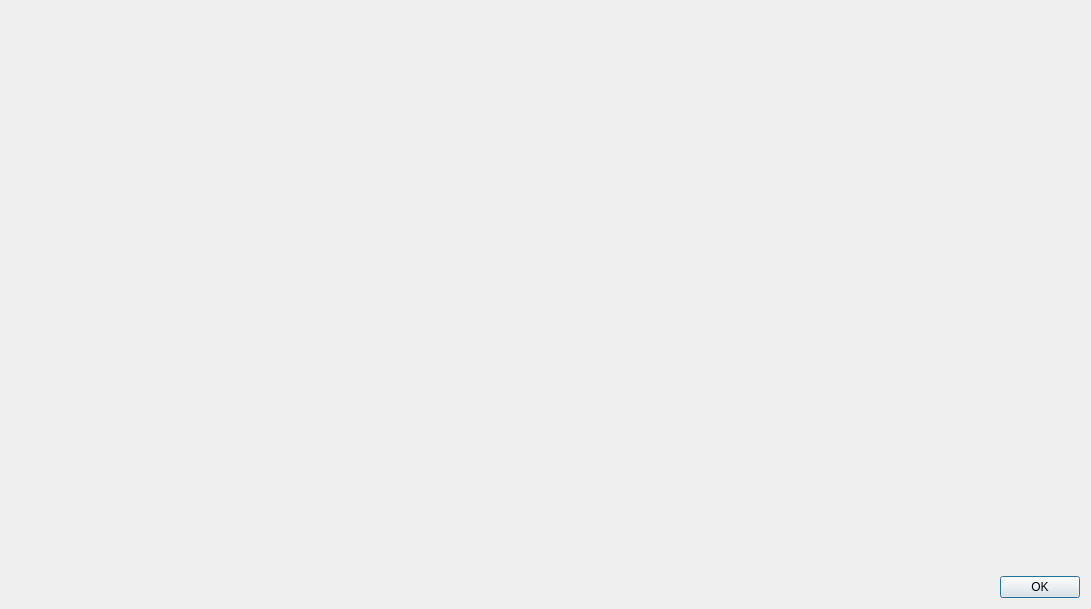
<?xml version="1.0" encoding="UTF-8"?>
<ui version="4.0">
 <class>GeoContextHelpDialogBase</class>
 <widget class="QDialog" name="GeoContextHelpDialogBase">
  <property name="geometry">
   <rect>
    <x>0</x>
    <y>0</y>
    <width>1091</width>
    <height>609</height>
   </rect>
  </property>
  <property name="windowTitle">
   <string>GeoContext - Documentation</string>
  </property>
  <layout class="QGridLayout" name="gridLayout">
   <item row="1" column="0">
    <widget class="QDialogButtonBox" name="btnOk">
     <property name="orientation">
      <enum>Qt::Horizontal</enum>
     </property>
     <property name="standardButtons">
      <set>QDialogButtonBox::Ok</set>
     </property>
    </widget>
   </item>
   <item row="0" column="0">
    <widget class="PlotWidget" name="widgetPlot" native="true"/>
   </item>
  </layout>
 </widget>
 <customwidgets>
  <customwidget>
   <class>PlotWidget</class>
   <extends>QWidget</extends>
   <header>pyqtgraph</header>
   <container>1</container>
  </customwidget>
 </customwidgets>
 <resources/>
 <connections>
  <connection>
   <sender>btnOk</sender>
   <signal>accepted()</signal>
   <receiver>GeoContextHelpDialogBase</receiver>
   <slot>accept()</slot>
   <hints>
    <hint type="sourcelabel">
     <x>248</x>
     <y>254</y>
    </hint>
    <hint type="destinationlabel">
     <x>157</x>
     <y>274</y>
    </hint>
   </hints>
  </connection>
  <connection>
   <sender>btnOk</sender>
   <signal>rejected()</signal>
   <receiver>GeoContextHelpDialogBase</receiver>
   <slot>reject()</slot>
   <hints>
    <hint type="sourcelabel">
     <x>316</x>
     <y>260</y>
    </hint>
    <hint type="destinationlabel">
     <x>286</x>
     <y>274</y>
    </hint>
   </hints>
  </connection>
 </connections>
</ui>
